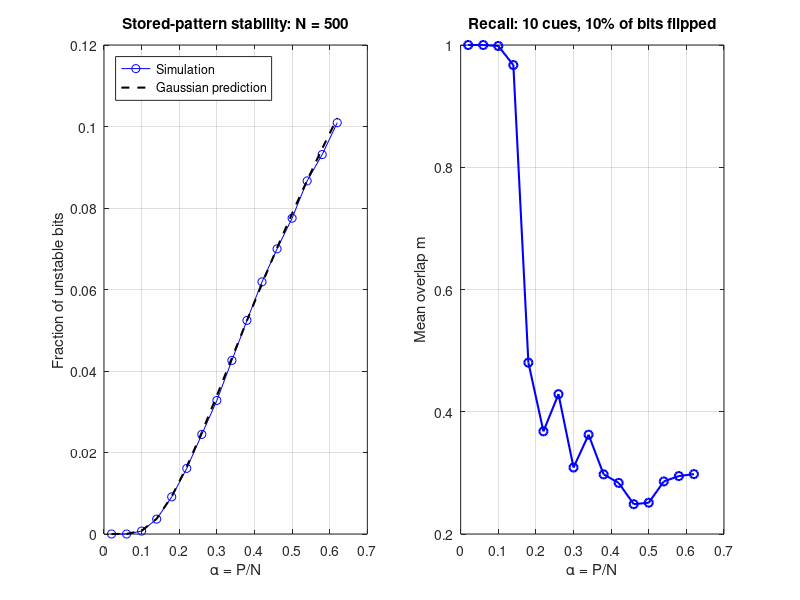

MATLAB code for this plot:
clear; close all; clc;
rng(1);

N = 500;
alpha = 0.02:0.04:0.62;
numCues = 10;
unstableFraction = zeros(size(alpha));
meanOverlap = zeros(size(alpha));

for k = 1:numel(alpha)
    P = round(alpha(k)*N);
    X = 2*randi([0 1],N,P) - 1;

    J = X*X';
    % J = N*W: same signs, exact zero fields
    J(1:N+1:end) = 0;

    % Fraction of unstable bits over all stored patterns
    unstable = X.*(J*X) < 0;
    unstableFraction(k) = mean(unstable(:));

    cueIndices = randperm(P,numCues);
    overlap = zeros(numCues,1);

    for trial = 1:numCues
        target = X(:,cueIndices(trial));
        s = target;

        % Flip exactly 10% of the bits
        flipped = randperm(N,round(0.10*N));
        s(flipped) = -s(flipped);

        % Update one unit at a time until a whole sweep changes nothing
        changed = true;
        while changed
            changed = false;
            for i = randperm(N)
                % sgn(0) = +1
                newSpin = 2*(J(i,:)*s >= 0) - 1;
                if newSpin ~= s(i)
                    s(i) = newSpin;
                    changed = true;
                end
            end
        end

        overlap(trial) = target'*s/N;
    end

    meanOverlap(k) = mean(overlap);
end

theory = 0.5*erfc(1./sqrt(2*alpha));

figure('Color','w','Position',[100 100 1000 400]);

subplot(1,2,1);
plot(alpha,unstableFraction,'bo-',alpha,theory,'k--','LineWidth',1.5);
xlabel('\alpha = P/N');
ylabel('Fraction of unstable bits');
title('Stored-pattern stability: N = 500');
legend('Simulation','Gaussian prediction','Location','northwest');
grid on;

subplot(1,2,2);
plot(alpha,meanOverlap,'bo-','LineWidth',1.5);
xlabel('\alpha = P/N');
ylabel('Mean overlap m');
title('Recall: 10 cues, 10% of bits flipped');
grid on;

saveas(gcf,'q3c_hopfield.png');
